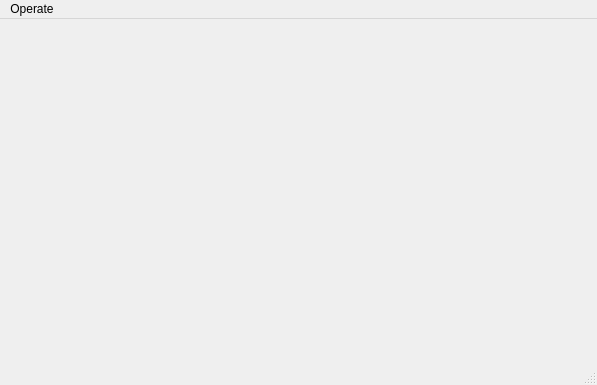
<?xml version="1.0" encoding="UTF-8"?>
<ui version="4.0">
 <class>FourPanel</class>
 <widget class="QMainWindow" name="FourPanel">
  <property name="geometry">
   <rect>
    <x>0</x>
    <y>0</y>
    <width>597</width>
    <height>385</height>
   </rect>
  </property>
  <property name="windowTitle">
   <string>MainWindow</string>
  </property>
  <widget class="QWidget" name="centralwidget">
   <layout class="QGridLayout" name="gridLayout_2">
    <item row="0" column="0">
     <layout class="QGridLayout" name="gridLayout">
      <item row="0" column="0">
       <widget class="QVTKWidget" name="view1"/>
      </item>
      <item row="0" column="1">
       <widget class="QVTKWidget" name="view2"/>
      </item>
      <item row="1" column="0">
       <widget class="QVTKWidget" name="view3"/>
      </item>
      <item row="1" column="1">
       <widget class="QVTKWidget" name="view4"/>
      </item>
     </layout>
    </item>
   </layout>
  </widget>
  <widget class="QMenuBar" name="menubar">
   <property name="geometry">
    <rect>
     <x>0</x>
     <y>0</y>
     <width>597</width>
     <height>18</height>
    </rect>
   </property>
   <widget class="QMenu" name="menuOperate">
    <property name="title">
     <string>Operate</string>
    </property>
    <addaction name="actionReset"/>
   </widget>
   <addaction name="menuOperate"/>
  </widget>
  <widget class="QStatusBar" name="statusbar"/>
  <action name="actionReset">
   <property name="text">
    <string>reset</string>
   </property>
  </action>
 </widget>
 <customwidgets>
  <customwidget>
   <class>QVTKWidget</class>
   <extends>QWidget</extends>
   <header>QVTKWidget.h</header>
  </customwidget>
 </customwidgets>
 <resources/>
 <connections/>
</ui>
